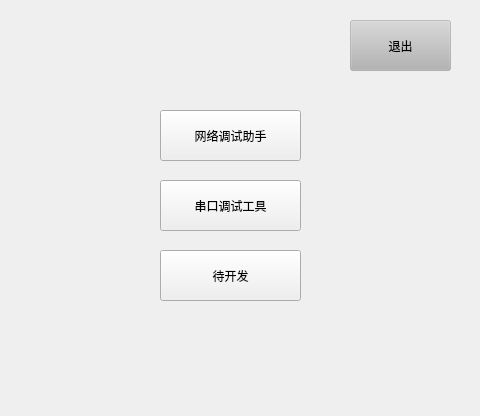
<?xml version="1.0" encoding="UTF-8"?>
<ui version="4.0">
 <class>menu</class>
 <widget class="QWidget" name="menu">
  <property name="geometry">
   <rect>
    <x>0</x>
    <y>0</y>
    <width>480</width>
    <height>416</height>
   </rect>
  </property>
  <property name="windowTitle">
   <string>Form</string>
  </property>
  <widget class="QPushButton" name="TcpButton">
   <property name="geometry">
    <rect>
     <x>160</x>
     <y>110</y>
     <width>141</width>
     <height>51</height>
    </rect>
   </property>
   <property name="styleSheet">
    <string notr="true">font: 12pt &quot;Microsoft YaHei UI&quot;;</string>
   </property>
   <property name="text">
    <string>网络调试助手</string>
   </property>
  </widget>
  <widget class="QPushButton" name="SerialButton">
   <property name="geometry">
    <rect>
     <x>160</x>
     <y>180</y>
     <width>141</width>
     <height>51</height>
    </rect>
   </property>
   <property name="styleSheet">
    <string notr="true">font: 12pt &quot;Microsoft YaHei UI&quot;;</string>
   </property>
   <property name="text">
    <string>串口调试工具</string>
   </property>
  </widget>
  <widget class="QPushButton" name="QuitButton">
   <property name="geometry">
    <rect>
     <x>510</x>
     <y>60</y>
     <width>91</width>
     <height>41</height>
    </rect>
   </property>
   <property name="styleSheet">
    <string notr="true">font: 12pt &quot;Microsoft YaHei UI&quot;;</string>
   </property>
   <property name="text">
    <string>退出</string>
   </property>
  </widget>
  <widget class="QPushButton" name="BackButton">
   <property name="geometry">
    <rect>
     <x>350</x>
     <y>20</y>
     <width>101</width>
     <height>51</height>
    </rect>
   </property>
   <property name="styleSheet">
    <string notr="true">background-color: rgba(180, 180, 180,100);
font: 14pt &quot;Microsoft YaHei UI&quot;;</string>
   </property>
   <property name="text">
    <string>退出</string>
   </property>
  </widget>
  <widget class="QPushButton" name="SerialButton_2">
   <property name="geometry">
    <rect>
     <x>160</x>
     <y>250</y>
     <width>141</width>
     <height>51</height>
    </rect>
   </property>
   <property name="styleSheet">
    <string notr="true">font: 12pt &quot;Microsoft YaHei UI&quot;;</string>
   </property>
   <property name="text">
    <string>待开发</string>
   </property>
  </widget>
 </widget>
 <resources/>
 <connections/>
</ui>
